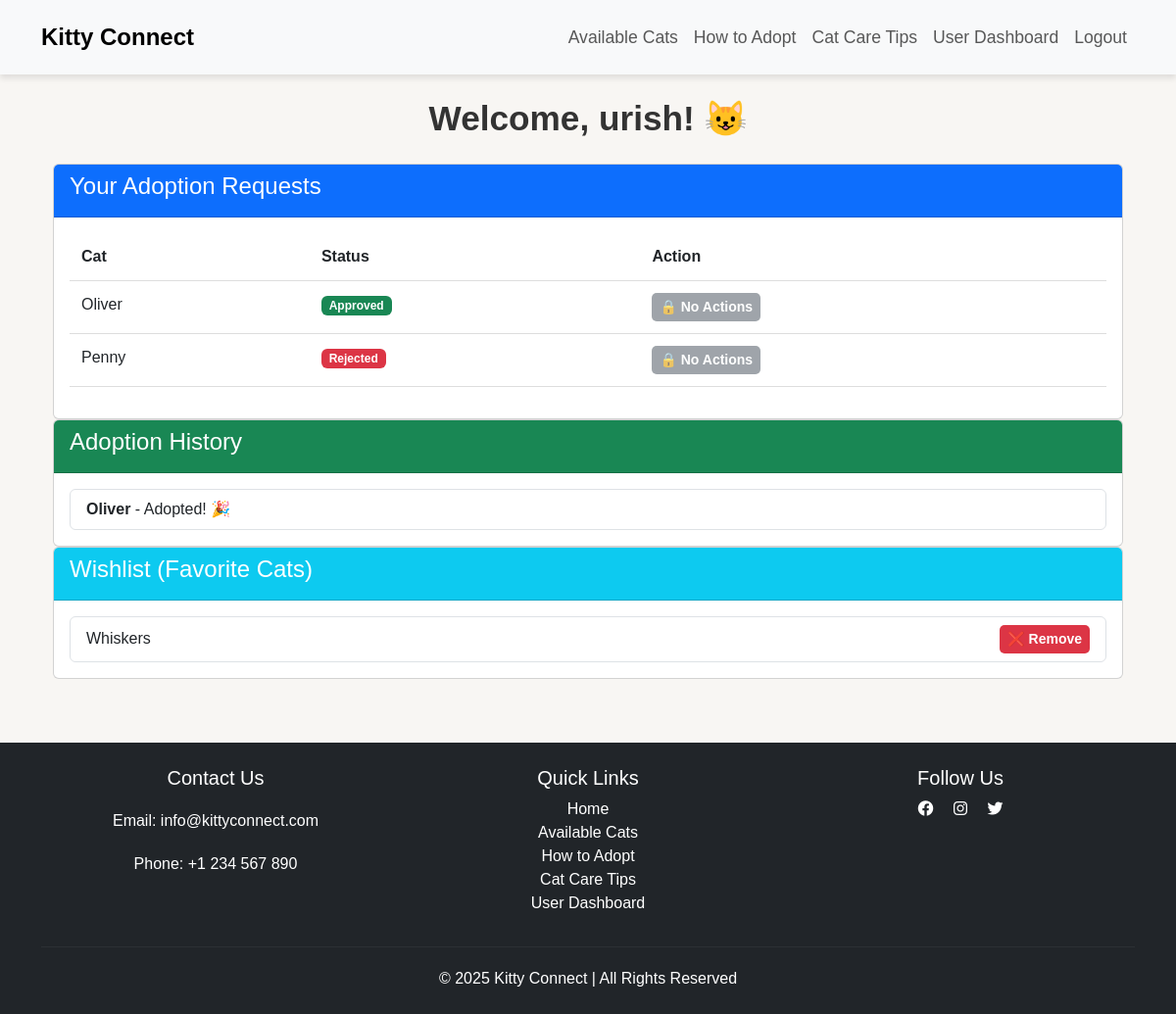
Screenshot of /account/dashboard/ (signed in) with the database file from the repository.
### adoption/models.py (models this page shows, shortened)
class AdoptionRequest(models.Model):
    STATUS_CHOICES = [
        ('pending', 'Pending'),
        ('approved', 'Approved'),
        ('rejected', 'Rejected'),
    ]
    user = models.ForeignKey(User, on_delete=models.CASCADE)
    cat = models.ForeignKey(Cat, on_delete=models.CASCADE)
    message = models.TextField(blank=True, null=True)  # ✅ Add message field
    status = models.CharField(max_length=10, choices=STATUS_CHOICES, default='pending')
    request_date = models.DateTimeField(auto_now_add=True)

### cat/models.py (models this page shows, shortened)
class Cat(models.Model):
    name = models.CharField(max_length=50)
    age = models.IntegerField()
    breed = models.CharField(max_length=100)
    image = models.ImageField(upload_to='cat_images/', null=True, blank=True)
    description = models.TextField()
    available = models.BooleanField(default=True)

### account/models.py (models this page shows, shortened)
class Favorite(models.Model):
    user = models.ForeignKey(User, on_delete=models.CASCADE, related_name="favorites")
    cat = models.ForeignKey(Cat, on_delete=models.CASCADE)
    class Meta:
        unique_together = ("user", "cat")  # Prevent duplicate favorites

### account/views.py (the view)
# urls.py: path("dashboard/", user_dashboard, name="dashboard"),
@login_required
def user_dashboard(request):
    user = request.user
    adoption_requests = AdoptionRequest.objects.filter(user=user)
    adopted_cats = adoption_requests.filter(status="Approved")
    favorite_cats = Favorite.objects.filter(user=user).select_related("cat")
    return render(request, "account/dashboard.html", {
        "adoption_requests": adoption_requests,
        "adopted_cats": adopted_cats,
        "favorite_cats": favorite_cats,
    })

### account/templates/account/dashboard.html (shortened to what this page needs)
{% extends 'base.html' %}
{% block content %}
<div class="container mt-4">
    <h2 class="text-center">Welcome, {{ user.username }}! 😺</h2>
    <div class="card dashboard-card">
        <div class="card-header bg-primary text-white">
            <h4>Your Adoption Requests</h4>
        </div>
        <div class="card-body">
            {% if adoption_requests %}
                <table class="table dashboard-table">
                    <thead>
                        <tr>
                            <th>Cat</th>
                            <th>Status</th>
                            <th>Action</th>
                        </tr>
                    </thead>
                    <tbody>
                        {% for request in adoption_requests %}
                        <tr>
                            <td>{{ request.cat.name }}</td>
                            <td>
                                {% if request.status == "Pending" %}
                                    <span class="badge bg-warning text-dark">Pending</span>
                                {% elif request.status == "Approved" %}
                                    <span class="badge bg-success">Approved</span>
                                {% elif request.status == "Rejected" %}
                                    <span class="badge bg-danger">Rejected</span>
                                {% else %}
                                    <span class="badge bg-secondary">{{ request.status }}</span>
                                {% endif %}
                            </td>
                            <td>
                                {% if request.status|lower == "pending" %}
                                    <a href="{% url 'adoption_request_cancel' request.id %}" class="btn btn-danger btn-sm">
                                                    ❌ Cancel
                                    </a>
                                {% else %}
                                    <button class="btn btn-secondary btn-sm" disabled>🔒 No Actions</button>
                                {% endif %}
                            </td>
                        </tr>
                        {% endfor %}
                    </tbody>
                </table>
            {% else %}
                <p class="text-center">You have no adoption requests.</p>
            {% endif %}
        </div>
    </div>
    <div class="card dashboard-card">
        <div class="card-header bg-success text-white">
            <h4>Adoption History</h4>
        </div>
        <div class="card-body">
            {% if adopted_cats %}
                <ul class="list-group">
                    {% for cat in adopted_cats %}
                        <li class="list-group-item">
                            <strong>{{ cat.cat.name }}</strong> - Adopted! 🎉
                        </li>
                    {% endfor %}
                </ul>
            {% else %}
                <p class="text-center">No past adoptions.</p>
            {% endif %}
        </div>
    </div>
    <div class="card dashboard-card">
        <div class="card-header bg-info text-white">
            <h4>Wishlist (Favorite Cats)</h4>
        </div>
        <div class="card-body">
            {% if favorite_cats %}
                <ul class="list-group">
                    {% for favorite in favorite_cats %}
                        <li class="list-group-item d-flex justify-content-between align-items-center">
                            <span>{{ favorite.cat.name }}</span>
                            <form action="{% url 'remove_from_favorites' favorite.cat.id %}" method="post">
                                <button type="submit" class="btn btn-danger btn-sm">
                                    ❌ Remove
                                </button>
                            </form>
                        </li>
                    {% endfor %}
                </ul>
            {% else %}
                <p class="text-center">No favorite cats yet.</p>
            {% endif %}
        </div>
    </div>
</div>
{% endblock %}

### static/css/styles.css (style rules this page uses)
body { font-family: 'Arial', sans-serif; background-color: #f5f2ec9d; margin: 0; padding: 0; color: #333; }
h2 { font-size: 2.2rem; font-weight: bold; color: #333; text-align: center; margin-bottom: 25px; }
.dashboard-table { width: 100%; background-color: white; border-radius: 8px; border-collapse: collapse; }
.dashboard-table th, .dashboard-table td { padding: 12px; text-align: left; border-bottom: 1px solid #ddd; }
.dashboard-table thead { background-color: #007bff; color: white; }
.btn { font-weight: bold; border-radius: 5px; transition: 0.3s; }
.btn-secondary { background-color: #6c757d; border: none; }
.btn-danger { background-color: #dc3545; border: none; }

### rows the page displays
AdoptionRequest: cat.name "Oliver", status "Approved"
AdoptionRequest: cat.name "Penny", status "Rejected"
Favorite: cat.name "Whiskers"

### other values shown
{{ user.username }} "urish"
